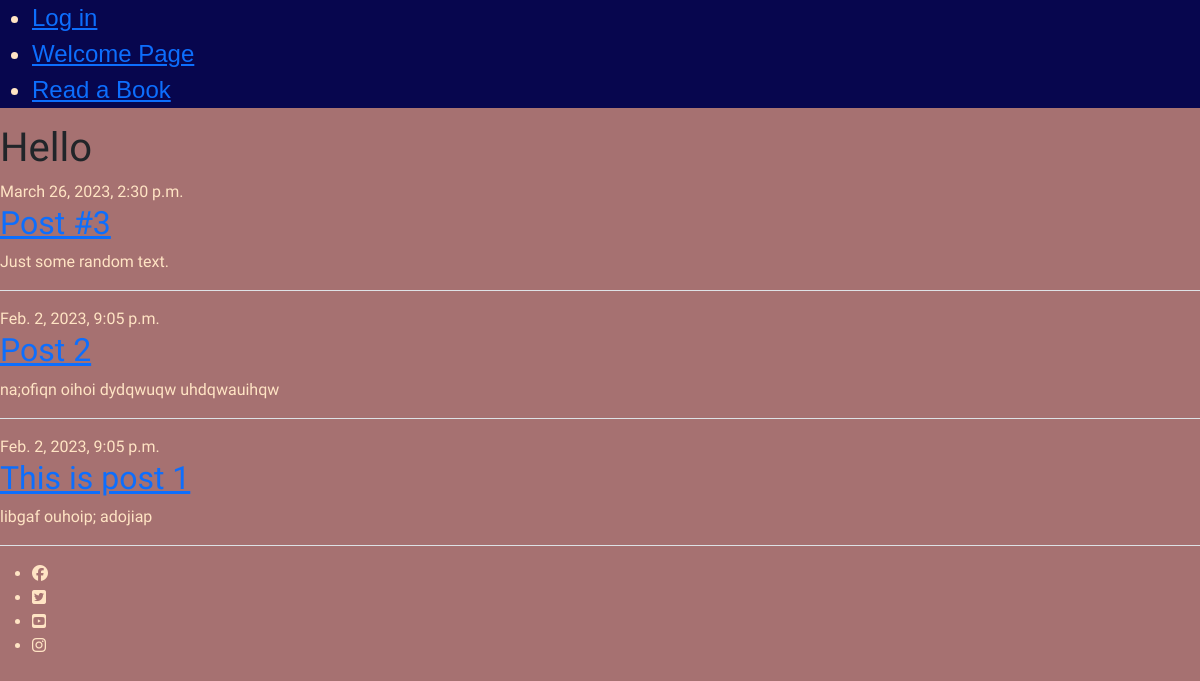
The page /blog/ on the database as committed earlier.
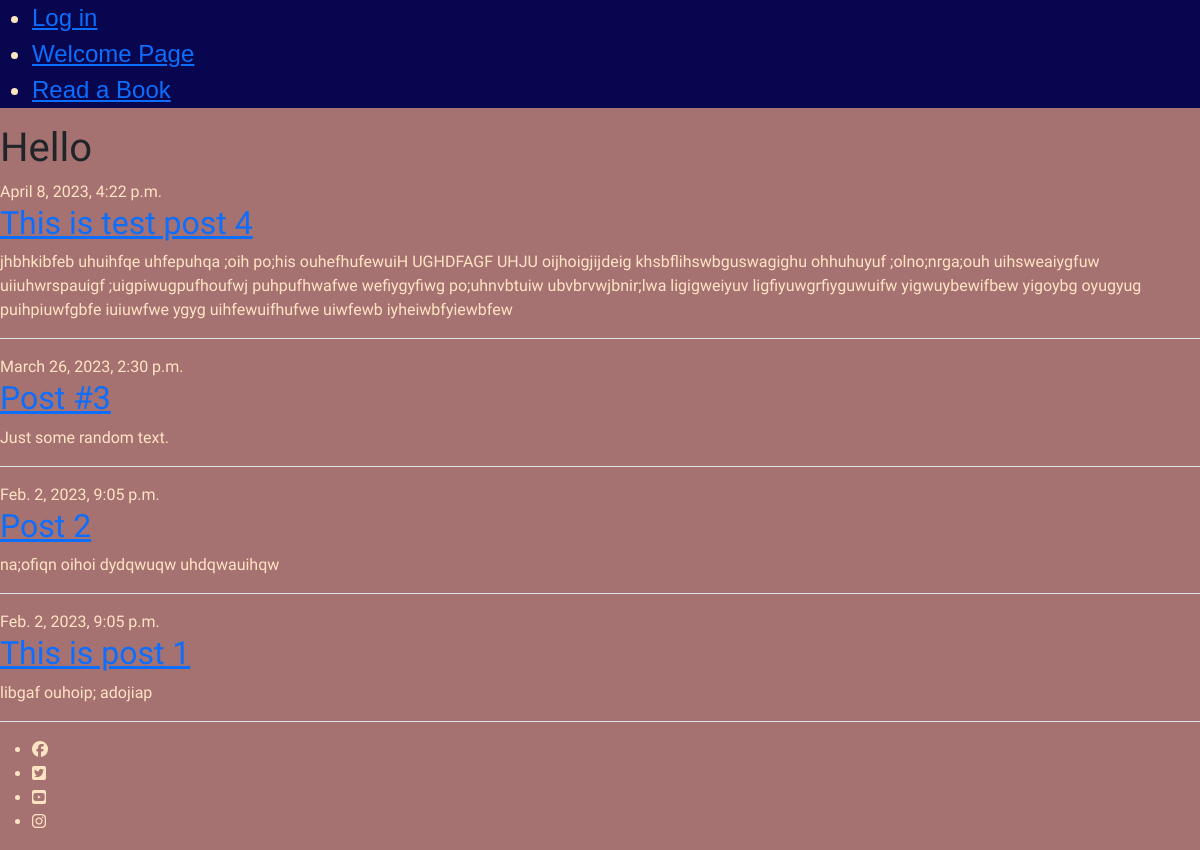
The same page on the database as committed later.
### blog/models.py (models this page shows, shortened)
class Post(models.Model):
    author = models.ForeignKey(User, on_delete=models.DO_NOTHING)
    title = models.CharField(max_length=200)
    text = models.TextField()
    created_on = models.DateTimeField(default=timezone.now)
    created_date = models.DateTimeField(default=timezone.now)
    published_date = models.DateTimeField(blank=True, null=True)
    cover = CloudinaryField('image', null=True)
    likes = models.ManyToManyField(User, related_name='blog_likes', blank=True)
    updated = models.DateTimeField(auto_now_add=True)
    class Meta:
        ordering = ['-created_on']

### blog/views.py (the view)
# urls.py: path('blog/', views.postlist, name='postlist'),
def postlist(request):
    queryset = Post.objects.filter(published_date__lte=timezone.now()).order_by('-published_date')
    return render(request, 'blog/postlist.html', {'posts': queryset})

### blog/templates/blog/postlist.html (shortened to what this page needs)
{% extends "blog/base.html" %}
{% block content %}
    <h1>Hello</h1>
    {% for post in posts %}
        <div class="post border-bottom mb-3">
            <div class="date">
                {{ post.published_date }}
            </div>
            <a href="{% url 'detail' post.pk%}">
                <h2>{{ post.title }}</h2>
            </a>
            <p>{{ post.text }}</p>
        </div>
    {% endfor %}
{% endblock %}

Rows that differ between the two databases and show on the page:
added Post: published_date "April 8, 2023, 4:22 p.m.", title "This is test post 4", text "jhbhkibfeb uhuihfqe uhfepuhqa ;oih po;his ouhefhufewuiH UGHDFAGF UHJU oijhoigjijdeig khsbflihswbguswagighu ohhuhuyuf ;olno;nrga;ouh uihsweaiygfuw uiiuhwrspauigf ;uigpiwugpufhoufwj puhpufhwafwe wefiygyfiwg po;uhnvbtuiw ubvbrvwjbnir;lwa ligigweiyuv ligfiyuwgrfiyguwuifw yigwuybewifbew yigoybg oyugyug puihpiuwfgbfe iuiuwfwe ygyg uihfewuifhufwe uiwfewb iyheiwbfyiewbfew"
